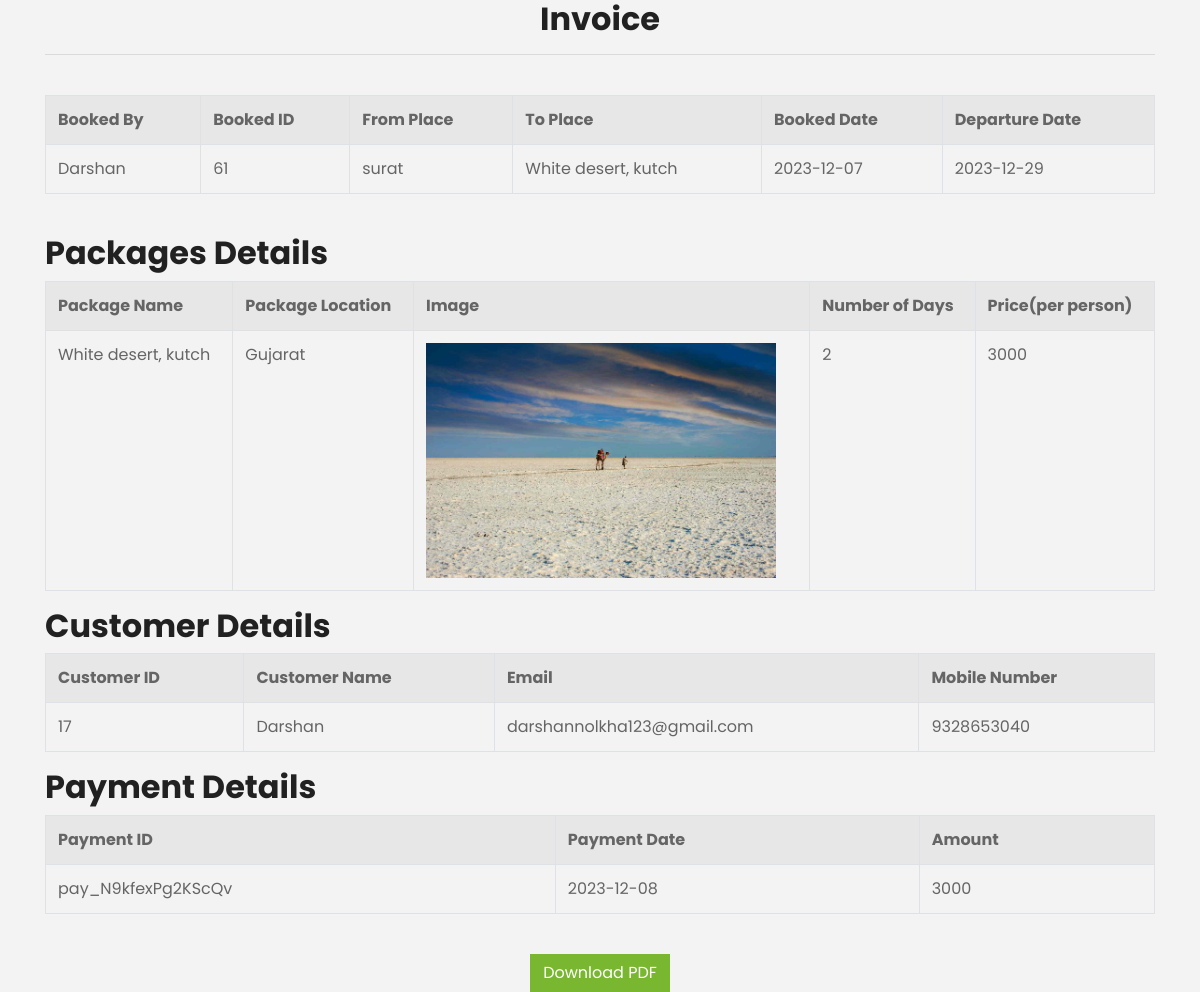
Page /Invoice.php (signed in) on the committed database.
### tables this page shows
CREATE TABLE `booking` (
  `bookingId` int(11) NOT NULL,
  `customerId` int(11) NOT NULL,
  `packageId` int(11) NOT NULL,
  `customerName` varchar(255) NOT NULL,
  `fromPlace` varchar(255) NOT NULL,
  `toPlace` varchar(255) NOT NULL,
  `bookingDate` date NOT NULL DEFAULT current_timestamp(),
  `departureDate` date NOT NULL,
  `numberOfPerson` int(11) NOT NULL,
  `totalPrice` int(11) NOT NULL,
  `status` varchar(10) DEFAULT 'Confirm'
);

CREATE TABLE `package` (
  `packageId` int(11) NOT NULL,
  `packageName` varchar(255) NOT NULL,
  `packageLocation` varchar(255) NOT NULL,
  `packageDetail` mediumtext NOT NULL,
  `numberOfDays` int(11) NOT NULL,
  `image` varchar(255) NOT NULL,
  `price` int(11) NOT NULL,
  `creationDate` date NOT NULL DEFAULT current_timestamp(),
  `SubDistict` varchar(255) DEFAULT NULL,
  `Season` varchar(10) DEFAULT NULL
);

CREATE TABLE `payment` (
  `paymentId` varchar(100) NOT NULL,
  `customerId` int(11) NOT NULL,
  `bookingId` int(11) NOT NULL,
  `amount` int(11) NOT NULL,
  `paymentDate` date NOT NULL DEFAULT current_timestamp()
);

### Invoice.php (the view, shortened to what this page needs)
<?php
include("conn.php");
$id = $_SESSION['sesLoginDetails']['customerId'];
$name = $_SESSION['sesLoginDetails']['fullName'];
$email = $_SESSION['sesLoginDetails']['email'];
$mobile = $_SESSION['sesLoginDetails']['phoneNo'];
$sql = "SELECT bookingId FROM booking WHERE customerId = $id ORDER BY customerId DESC LIMIT 1";
$result = mysqli_query($conn, $sql) or die("SQL query failed");
$row = mysqli_fetch_assoc($result);
$bookingId = $row['bookingId'];
$sql = "SELECT B.bookingId,B.fromPlace,B.toPlace,B.bookingDate,B.departureDate,P.packageName,P.packageLocation,P.numberOfDays,P.image,P.price,PM.paymentId,PM.paymentDate,PM.amount
		FROM booking B, payment PM,package P
		WHERE
        B.packageId=P.packageId AND
		B.bookingId = PM.bookingId AND
		B.bookingId =$bookingId;";
$result = mysqli_query($conn, $sql);
$row = mysqli_fetch_array($result);
?>
<!DOCTYPE html>
<html lang="en">
<head>
    <link href="https://cdnjs.cloudflare.com/ajax/libs/font-awesome/5.10.0/css/all.min.css" rel="stylesheet">
    <link href="lib/owlcarousel/assets/owl.carousel.min.css" rel="stylesheet">
    <link href="lib/tempusdominus/css/tempusdominus-bootstrap-4.min.css" rel="stylesheet" />
    <link href="css/style.css" rel="stylesheet">
</head>
<body>
    <div class="container">
        <h2 align="center">Invoice</h2>
        <hr>
        <br>
        <table class="table table-striped table-bordered">
            <tr>
                <th>Booked By</th>
                <th>Booked ID</th>
                <th>From Place</th>
                <th>To Place</th>
                <th>Booked Date</th>
                <th>Departure Date</th>
            </tr>
            <tr>
                <td>
                    <?php echo $name; ?>
                </td>
                <td><?php echo $row['bookingId']; ?></td>
                <td><?php echo $row['fromPlace']; ?></td>
                <td><?php echo $row['toPlace']; ?></td>
                <td><?php echo $row['bookingDate']; ?></td>
                <td><?php echo $row['departureDate']; ?></td>
            </tr>
        </table>
        <br>
        <h2>Packages Details</h2>
        <table class="table table-striped table-bordered">
            <tr>
                <th>Package Name</th>
                <th>Package Location</th>
                <th>Image</th>
                <th>Number of Days</th>
                <th>Price(per person)</th>
            </tr>
            <tr>
                <td>
                    <?php echo $row['packageName']; ?>
                </td>
                <td><?php echo  $row['packageLocation']; ?></td>
                <td><img src="<?php echo $row['image'] ?>" height="235px" width="350px"></td>
                <td><?php echo  $row['numberOfDays']; ?></td>
                <td><?php echo  $row['price']; ?></td>
            </tr>
        </table>
        <h2>Customer Details</h2>
        <table class="table table-striped table-bordered">
            <tr>
                <th>Customer ID</th>
                <th>Customer Name</th>
                <th>Email</th>
                <th>Mobile Number</th>
            </tr>
            <tr>
                <td><?php echo $id; ?></td>
                <td><?php echo $name; ?></td>
                <td><?php echo $email; ?></td>
                <td><?php echo $mobile; ?></td>
            </tr>
        </table>
        <h2>Payment Details</h2>
        <table class="table table-striped table-bordered">
            <tr>
                <th>Payment ID</th>
                <th>Payment Date</th>
                <th>Amount</th>
            </tr>
            <tr>
                <td><?php echo $row['paymentId']; ?></td>
                <td><?php echo $row['paymentDate']; ?></td>
                <td><?php echo $row['amount']; ?></td>
            </tr>
        </table>
        <br>
        <center><button class="btn btn-primary" onclick="downloadPDF()">Download PDF</button></center>
    </div>
</body>
</html>

### rows in the picture
booking: bookingId "61", fromPlace "surat", toPlace "White desert, kutch", bookingDate "2023-12-07", departureDate "2023-12-29"
package: packageName "White desert, kutch", packageLocation "Gujarat", image (picture), numberOfDays "2", price "3000"
payment: paymentId "pay_N9kfexPg2KScQv", paymentDate "2023-12-08", amount "3000"

### other values in the picture
$name "Darshan"
$id "17"
$email "darshannolkha123@gmail.com"
$mobile "9328653040"
